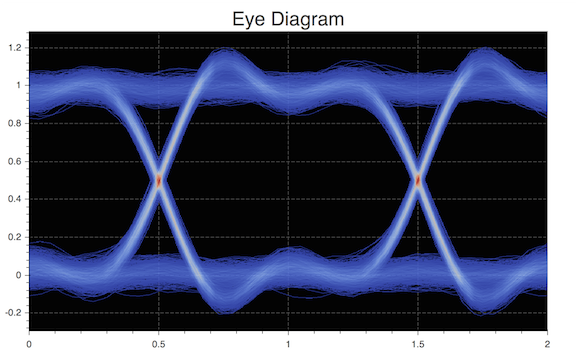

Source code (Python):
# Copyright (c) 2015, Warren Weckesser.  All rights reserved.
# This software is licensed according to the "BSD 2-clause" license.

from eyediagram.demo_data import demo_data
from eyediagram.bok import eyediagram
from matplotlib.cm import coolwarm
from bokeh.plotting import show


# Get some data for the demonstration.
num_symbols = 5000
samples_per_symbol = 24
y = demo_data(num_symbols, samples_per_symbol)

p1 = eyediagram(y, 2*samples_per_symbol, offset=16, cmap=coolwarm,
                filename='bok_demo.html')

# If you don't want the dependency on matplotlib, replace `cmap=coolwarm`
# with, say, `color=(160, 145, 50)`.

show(p1)
